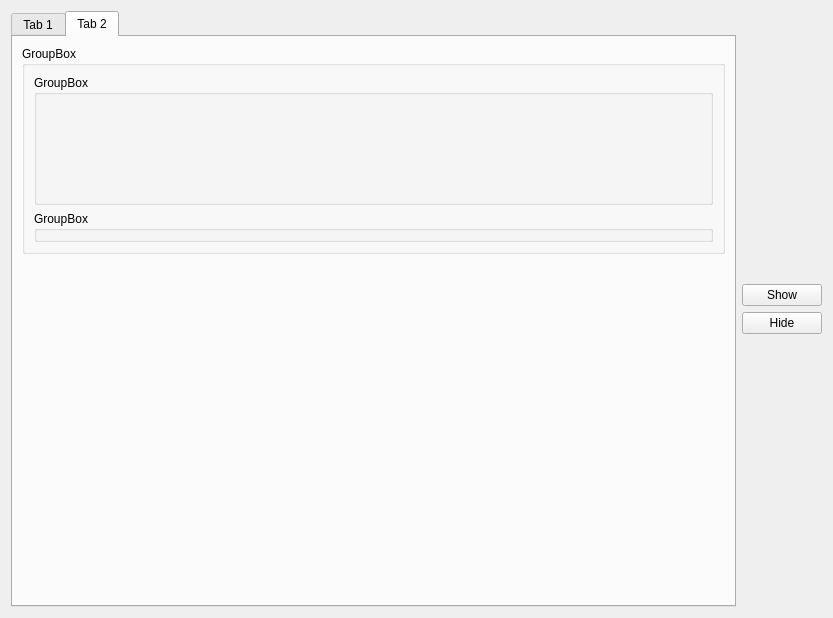
<?xml version="1.0" encoding="UTF-8"?>
<ui version="4.0">
 <class>Dialog</class>
 <widget class="QDialog" name="Dialog">
  <property name="geometry">
   <rect>
    <x>0</x>
    <y>0</y>
    <width>833</width>
    <height>618</height>
   </rect>
  </property>
  <property name="windowTitle">
   <string>Dialog</string>
  </property>
  <layout class="QGridLayout" name="gridLayout">
   <item row="0" column="0">
    <widget class="QTabWidget" name="tabWidget">
     <property name="currentIndex">
      <number>1</number>
     </property>
     <widget class="QWidget" name="tab">
      <attribute name="title">
       <string>Tab 1</string>
      </attribute>
      <widget class="QPushButton" name="pushButton_8">
       <property name="geometry">
        <rect>
         <x>10</x>
         <y>260</y>
         <width>100</width>
         <height>30</height>
        </rect>
       </property>
       <property name="minimumSize">
        <size>
         <width>100</width>
         <height>30</height>
        </size>
       </property>
       <property name="maximumSize">
        <size>
         <width>100</width>
         <height>30</height>
        </size>
       </property>
       <property name="styleSheet">
        <string notr="true">QPushButton {
	border: none;
	background-color: rgba(100, 100, 0, 100%);
}</string>
       </property>
       <property name="text">
        <string/>
       </property>
      </widget>
      <widget class="QPushButton" name="pushButton_7">
       <property name="geometry">
        <rect>
         <x>10</x>
         <y>224</y>
         <width>100</width>
         <height>30</height>
        </rect>
       </property>
       <property name="minimumSize">
        <size>
         <width>100</width>
         <height>30</height>
        </size>
       </property>
       <property name="maximumSize">
        <size>
         <width>100</width>
         <height>30</height>
        </size>
       </property>
       <property name="styleSheet">
        <string notr="true">QPushButton {
	border: none;
	background-color: rgba(255, 255, 0, 100%);
}</string>
       </property>
       <property name="text">
        <string/>
       </property>
      </widget>
      <widget class="QPushButton" name="pushButton_5">
       <property name="geometry">
        <rect>
         <x>10</x>
         <y>152</y>
         <width>100</width>
         <height>30</height>
        </rect>
       </property>
       <property name="minimumSize">
        <size>
         <width>100</width>
         <height>30</height>
        </size>
       </property>
       <property name="maximumSize">
        <size>
         <width>100</width>
         <height>30</height>
        </size>
       </property>
       <property name="styleSheet">
        <string notr="true">QPushButton {
	border: none;
	background-color: rgba(0, 255, 255, 100%);
}</string>
       </property>
       <property name="text">
        <string/>
       </property>
      </widget>
      <widget class="QPushButton" name="pushButton_6">
       <property name="geometry">
        <rect>
         <x>10</x>
         <y>188</y>
         <width>100</width>
         <height>30</height>
        </rect>
       </property>
       <property name="minimumSize">
        <size>
         <width>100</width>
         <height>30</height>
        </size>
       </property>
       <property name="maximumSize">
        <size>
         <width>100</width>
         <height>30</height>
        </size>
       </property>
       <property name="styleSheet">
        <string notr="true">QPushButton {
	border: none;
	background-color: rgba(255, 0, 255, 100%);
}</string>
       </property>
       <property name="text">
        <string/>
       </property>
      </widget>
      <widget class="QPushButton" name="pushButton_2">
       <property name="geometry">
        <rect>
         <x>10</x>
         <y>44</y>
         <width>100</width>
         <height>30</height>
        </rect>
       </property>
       <property name="minimumSize">
        <size>
         <width>100</width>
         <height>30</height>
        </size>
       </property>
       <property name="maximumSize">
        <size>
         <width>100</width>
         <height>30</height>
        </size>
       </property>
       <property name="styleSheet">
        <string notr="true">QPushButton {
	border: none;
	background-color: rgba(255, 0, 0, 100%);
}</string>
       </property>
       <property name="text">
        <string/>
       </property>
      </widget>
      <widget class="QPushButton" name="pushButton">
       <property name="geometry">
        <rect>
         <x>10</x>
         <y>8</y>
         <width>100</width>
         <height>30</height>
        </rect>
       </property>
       <property name="minimumSize">
        <size>
         <width>100</width>
         <height>30</height>
        </size>
       </property>
       <property name="maximumSize">
        <size>
         <width>100</width>
         <height>30</height>
        </size>
       </property>
       <property name="styleSheet">
        <string notr="true">QPushButton {
	border: none;
	background-color: rgba(0, 0, 0, 100%);
}</string>
       </property>
       <property name="text">
        <string/>
       </property>
      </widget>
      <widget class="QPushButton" name="pushButton_3">
       <property name="geometry">
        <rect>
         <x>10</x>
         <y>80</y>
         <width>100</width>
         <height>30</height>
        </rect>
       </property>
       <property name="minimumSize">
        <size>
         <width>100</width>
         <height>30</height>
        </size>
       </property>
       <property name="maximumSize">
        <size>
         <width>100</width>
         <height>30</height>
        </size>
       </property>
       <property name="styleSheet">
        <string notr="true">QPushButton {
	border: none;
	background-color: rgba(0, 255, 0, 100%);
}</string>
       </property>
       <property name="text">
        <string/>
       </property>
      </widget>
      <widget class="QPushButton" name="pushButton_4">
       <property name="geometry">
        <rect>
         <x>10</x>
         <y>116</y>
         <width>100</width>
         <height>30</height>
        </rect>
       </property>
       <property name="minimumSize">
        <size>
         <width>100</width>
         <height>30</height>
        </size>
       </property>
       <property name="maximumSize">
        <size>
         <width>100</width>
         <height>30</height>
        </size>
       </property>
       <property name="styleSheet">
        <string notr="true">QPushButton {
	border: none;
	background-color: rgba(0, 0, 255, 100%);
}</string>
       </property>
       <property name="text">
        <string/>
       </property>
      </widget>
     </widget>
     <widget class="QWidget" name="tab_2">
      <attribute name="title">
       <string>Tab 2</string>
      </attribute>
      <layout class="QGridLayout" name="gridLayout_2">
       <item row="0" column="0">
        <layout class="QVBoxLayout" name="verticalLayout_2">
         <item>
          <widget class="QGroupBox" name="groupBox">
           <property name="title">
            <string>GroupBox</string>
           </property>
           <layout class="QVBoxLayout" name="verticalLayout_5">
            <item>
             <layout class="QVBoxLayout" name="verticalLayout_4">
              <item>
               <widget class="QGroupBox" name="groupBox_top">
                <property name="minimumSize">
                 <size>
                  <width>0</width>
                  <height>130</height>
                 </size>
                </property>
                <property name="maximumSize">
                 <size>
                  <width>16777215</width>
                  <height>130</height>
                 </size>
                </property>
                <property name="title">
                 <string>GroupBox</string>
                </property>
               </widget>
              </item>
              <item>
               <widget class="QGroupBox" name="groupBox_bottom">
                <property name="minimumSize">
                 <size>
                  <width>0</width>
                  <height>0</height>
                 </size>
                </property>
                <property name="maximumSize">
                 <size>
                  <width>16777215</width>
                  <height>16777215</height>
                 </size>
                </property>
                <property name="title">
                 <string>GroupBox</string>
                </property>
               </widget>
              </item>
             </layout>
            </item>
           </layout>
          </widget>
         </item>
         <item>
          <spacer name="verticalSpacer">
           <property name="orientation">
            <enum>Qt::Vertical</enum>
           </property>
           <property name="sizeHint" stdset="0">
            <size>
             <width>20</width>
             <height>40</height>
            </size>
           </property>
          </spacer>
         </item>
        </layout>
       </item>
      </layout>
     </widget>
    </widget>
   </item>
   <item row="0" column="1">
    <layout class="QVBoxLayout" name="verticalLayout_12">
     <item>
      <spacer name="verticalSpacer_3">
       <property name="orientation">
        <enum>Qt::Vertical</enum>
       </property>
       <property name="sizeHint" stdset="0">
        <size>
         <width>20</width>
         <height>40</height>
        </size>
       </property>
      </spacer>
     </item>
     <item>
      <widget class="QPushButton" name="pushButton_9">
       <property name="text">
        <string>Show</string>
       </property>
      </widget>
     </item>
     <item>
      <widget class="QPushButton" name="pushButton_10">
       <property name="text">
        <string>Hide</string>
       </property>
      </widget>
     </item>
     <item>
      <spacer name="verticalSpacer_4">
       <property name="orientation">
        <enum>Qt::Vertical</enum>
       </property>
       <property name="sizeHint" stdset="0">
        <size>
         <width>20</width>
         <height>40</height>
        </size>
       </property>
      </spacer>
     </item>
    </layout>
   </item>
  </layout>
 </widget>
 <resources/>
 <connections/>
</ui>
